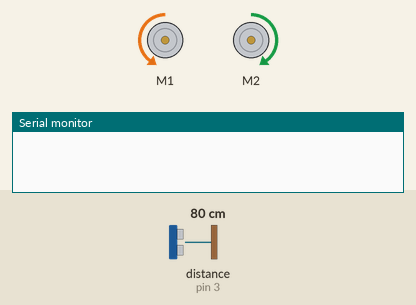
Bench run of a sketch on a simulated Arduino Uno, built with avr-gcc and run on an emulated ATmega328P. On the bench: 2 × DC motor (green arrow = forward, orange = backward, longer = faster), the last lines printed to the serial monitor. The test bench sets the inputs (shaded band); at power-on: distance to the obstacle (sensor on pin 3) 80 cm. Random numbers use the default seed unless the sketch sets one.

Above: at 1.2 s.
1.3 s: distance to the obstacle (sensor on pin 3) set to 12 cm
2.8 s: distance to the obstacle (sensor on pin 3) set to 9 cm
At 3.4 s:
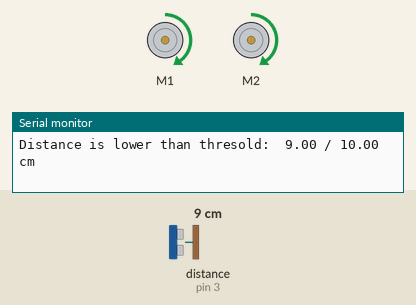
At 5.3 s:
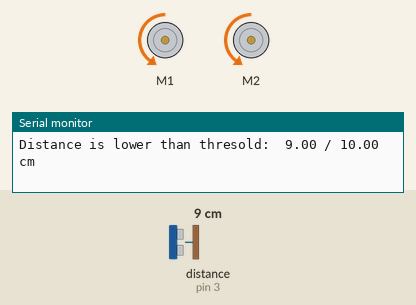
5.6 s: distance to the obstacle (sensor on pin 3) set to 18 cm
Timing chart, 0 to 8.6 s (numbered marks = the images above; inputs shaded):
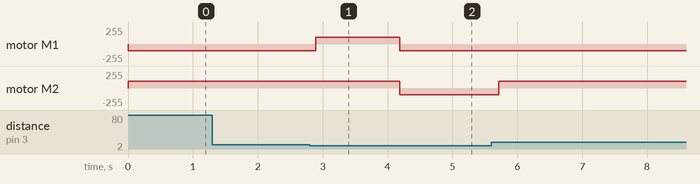

Measured:
- the behaviour switches between 11 and 10 cm on distance to the obstacle (sensor on pin 3) (found by bisection; images 0 and 1)
- after the input at 1.3 s, every drawn part: stays the same
- after the input at 2.8 s, motor M1: backward 100/255 → forward 100/255 after 0.09 s, → backward 100/255 1.3 s later; motor M2: forward 100/255 → backward 100/255 after 1.4 s

The sketch:

roomba.ino
```cpp
#include <SoftwareSerial.h>
#include <MeMCore.h>

// declare US sensor
MeUltrasonicSensor ultraSensor(PORT_3); /* Ultrasonic module can ONLY be connected to port 3, 4, 6, 7, 8 of base shield. */
// declare distance threshold
double _distanceThreshold = 10.0; // in cm

// declare motors
MeDCMotor _leftMotor(9);
MeDCMotor _rightMotor(10);
// declare motor speeds
int _leftMotorSpeed = 0;
int _rightMotorSpeed = 0;
int _basicMotorSpeed = 100;
long _maxDelay = 2000; // ms
long _samplingDelay = 100; // ms

void setup()
{
  Serial.begin(9600);

  // set no speed for left and right motors
  _leftMotor.run((9)==M1?-(0):(0));
  _rightMotor.run((10)==M1?-(0):(0));
}

void loop()
{
  double currentDistance = ultraSensor.distanceCm();
  if (currentDistance <= _distanceThreshold)
  {
    stop();

    Serial.print("Distance is lower than thresold:  ");
    Serial.print(currentDistance);
    Serial.print(" / ");
    Serial.print(_distanceThreshold);
    Serial.println(" cm");

    long randDelay = random(-_maxDelay, _maxDelay); // choose a random delay between 0 and 2s

    if (randDelay < 0) // turn left
      move(-_basicMotorSpeed, _basicMotorSpeed);
    else // turn right
      move(_basicMotorSpeed, -_basicMotorSpeed);

    delay(abs(randDelay));
  }
  else
  {
    move(_basicMotorSpeed, _basicMotorSpeed);
  }

  delay(_samplingDelay); /* the minimal measure interval is 100 milliseconds */
}

void move(int leftMotorSpeed, int rightMotorSpeed)
{
  _leftMotorSpeed = leftMotorSpeed;
  _rightMotorSpeed = rightMotorSpeed;

  _leftMotor.run((9)==M1?-(_leftMotorSpeed):(_leftMotorSpeed));
  _rightMotor.run((10)==M1?-(_rightMotorSpeed):(_rightMotorSpeed));

}

void stop()
{
  _leftMotor.stop();
  _rightMotor.stop();
}
```
